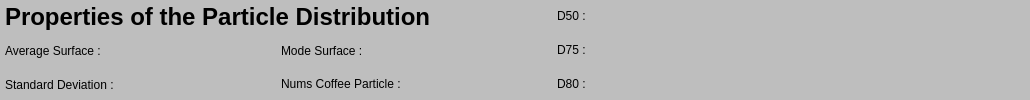
         <widget class="QWidget" name="statistics_bar" native="true">
          <property name="sizePolicy">
           <sizepolicy hsizetype="Expanding" vsizetype="Fixed">
            <horstretch>0</horstretch>
            <verstretch>0</verstretch>
           </sizepolicy>
          </property>
          <property name="minimumSize">
           <size>
            <width>1030</width>
            <height>100</height>
           </size>
          </property>
          <property name="maximumSize">
           <size>
            <width>16777215</width>
            <height>100</height>
           </size>
          </property>
          <property name="autoFillBackground">
           <bool>false</bool>
          </property>
          <property name="styleSheet">
           <string notr="true">background-color: rgb(190, 190, 190);</string>
          </property>
          <layout class="QGridLayout" name="gridLayout_3">
           <property name="leftMargin">
            <number>5</number>
           </property>
           <property name="topMargin">
            <number>2</number>
           </property>
           <property name="bottomMargin">
            <number>2</number>
           </property>
           <item row="0" column="0" colspan="2">
            <widget class="QLabel" name="label_property_title">
             <property name="minimumSize">
              <size>
               <width>0</width>
               <height>30</height>
              </size>
             </property>
             <property name="maximumSize">
              <size>
               <width>16777215</width>
               <height>30</height>
              </size>
             </property>
             <property name="font">
              <font>
               <pointsize>18</pointsize>
               <bold>true</bold>
              </font>
             </property>
             <property name="text">
              <string>&lt;html&gt;&lt;head/&gt;&lt;body&gt;&lt;p&gt;Properties of the Particle Distribution&lt;/p&gt;&lt;/body&gt;&lt;/html&gt;</string>
             </property>
            </widget>
           </item>
           <item row="2" column="1">
            <widget class="QLabel" name="label_mode">
             <property name="minimumSize">
              <size>
               <width>270</width>
               <height>30</height>
              </size>
             </property>
             <property name="maximumSize">
              <size>
               <width>270</width>
               <height>30</height>
              </size>
             </property>
             <property name="text">
              <string>Mode Surface : </string>
             </property>
            </widget>
           </item>
           <item row="0" column="2">
            <widget class="QLabel" name="label_d20">
             <property name="minimumSize">
              <size>
               <width>270</width>
               <height>0</height>
              </size>
             </property>
             <property name="maximumSize">
              <size>
               <width>270</width>
               <height>16777215</height>
              </size>
             </property>
             <property name="text">
              <string>D50 :</string>
             </property>
            </widget>
           </item>
           <item row="5" column="1">
            <widget class="QLabel" name="label_nums">
             <property name="minimumSize">
              <size>
               <width>270</width>
               <height>0</height>
              </size>
             </property>
             <property name="maximumSize">
              <size>
               <width>270</width>
               <height>16777215</height>
              </size>
             </property>
             <property name="text">
              <string>Nums Coffee Particle : </string>
             </property>
            </widget>
           </item>
           <item row="2" column="0">
            <widget class="QLabel" name="label_avgsurface">
             <property name="minimumSize">
              <size>
               <width>270</width>
               <height>30</height>
              </size>
             </property>
             <property name="maximumSize">
              <size>
               <width>270</width>
               <height>30</height>
              </size>
             </property>
             <property name="text">
              <string>Average Surface :</string>
             </property>
            </widget>
           </item>
           <item row="5" column="0">
            <widget class="QLabel" name="label_deviation">
             <property name="minimumSize">
              <size>
               <width>270</width>
               <height>30</height>
              </size>
             </property>
             <property name="maximumSize">
              <size>
               <width>270</width>
               <height>30</height>
              </size>
             </property>
             <property name="text">
              <string>Standard Deviation :</string>
             </property>
            </widget>
           </item>
           <item row="2" column="3">
            <spacer name="horizontalSpacer">
             <property name="orientation">
              <enum>Qt::Horizontal</enum>
             </property>
             <property name="sizeHint" stdset="0">
              <size>
               <width>40</width>
               <height>20</height>
              </size>
             </property>
            </spacer>
           </item>
           <item row="2" column="2">
            <widget class="QLabel" name="label_d50">
             <property name="minimumSize">
              <size>
               <width>270</width>
               <height>0</height>
              </size>
             </property>
             <property name="maximumSize">
              <size>
               <width>270</width>
               <height>16777215</height>
              </size>
             </property>
             <property name="text">
              <string>D75 :</string>
             </property>
            </widget>
           </item>
           <item row="5" column="2">
            <widget class="QLabel" name="label_d70">
             <property name="minimumSize">
              <size>
               <width>270</width>
               <height>0</height>
              </size>
             </property>
             <property name="maximumSize">
              <size>
               <width>270</width>
               <height>16777215</height>
              </size>
             </property>
             <property name="text">
              <string>D80 :</string>
             </property>
            </widget>
           </item>
          </layout>
         </widget>
